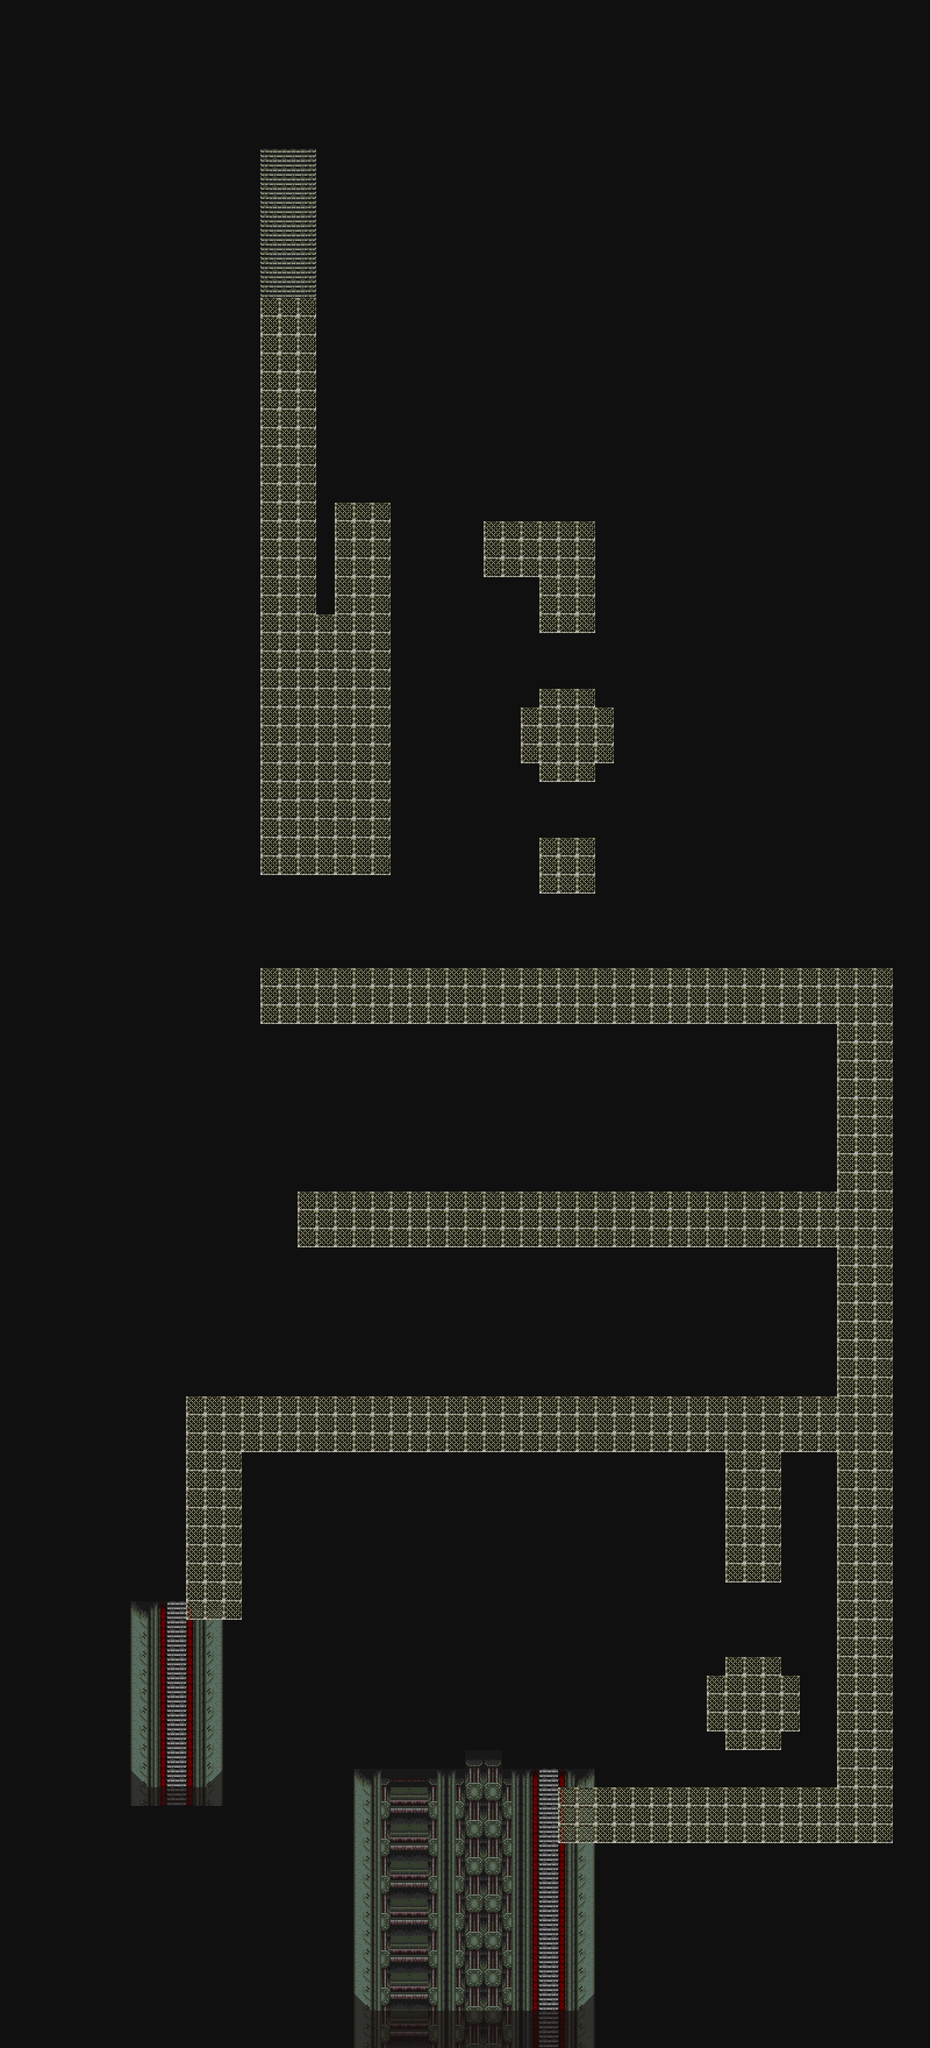

A 2D game scene composited from a Tiled map and its tileset images. What follows is a short description and the map's XML, with each tile layer's data collapsed to a summary:
An orthogonal 50x110 tile map with 32x32 px tiles, 3 tile layers (abyss, floor, deck), 2 hidden layers not drawn and 23 objects (7x NPC, 5x ExtPost, 4x Chest, 4x Swatbot, 3x SceneEdge).

<map version="1.0" tiledversion="1.1.5" orientation="orthogonal" renderorder="right-down" width="50" height="110" tilewidth="32" tileheight="32" infinite="0" nextobjectid="408">
 <properties>
  <property name="battlebg" type="file" value="../art/backgrounds/datacenter2f.png" />
  <property name="onload" type="file" value="actions/datacenter_floor2.lua" />
  <property name="regionName" value="Robotropolis" />
  <property name="sectorName" value="Data Center" />
 </properties>
 <tileset firstgid="1" source="robotropolis.tsx" />
 <layer name="abyss" width="50" height="110">
  <data>[5500 cells, 5500 non-empty, 2 distinct tile ids]</data>
 </layer>
 <layer name="floor" width="50" height="110">
  <data>[5500 cells, 265 non-empty, 28 distinct tile ids]</data>
 </layer>
 <layer name="deck" width="50" height="110">
  <data>[5500 cells, 811 non-empty, 9 distinct tile ids]</data>
 </layer>
 <objectgroup name="objects">
  <object id="1" name="Chest1" type="Chest" gid="2374" x="1280" y="2944" width="32" height="32">
   <properties>
    <property name="Vest" type="int" value="1" />
    <property name="sprite" type="file" value="../art/sprites/chest.png" />
   </properties>
  </object>
  <object id="2" name="Chest2" type="Chest" gid="2374" x="544" y="2112" width="32" height="32">
   <properties>
    <property name="CrystalWater" type="int" value="1" />
    <property name="sprite" type="file" value="../art/sprites/chest.png" />
   </properties>
  </object>
  <object id="3" name="Chest3" type="Chest" gid="2374" x="608" y="2112" width="32" height="32">
   <properties>
    <property name="CodderPin" type="int" value="2" />
    <property name="sprite" type="file" value="../art/sprites/chest.png" />
   </properties>
  </object>
  <object id="4" name="Swatbot2" type="Swatbot" gid="2374" x="928" y="2112" width="32" height="32">
   <properties>
    <property name="battle" type="file" value="../data/monsters/swatbot.lua" />
    <property name="battleOnCollide" type="bool" value="true" />
    <property name="disappearAfterBattle" type="bool" value="true" />
    <property name="patrol_left" type="int" value="8" />
    <property name="patrol_right" type="int" value="8" />
    <property name="sprite" type="file" value="../art/sprites/swatbot.png" />
   </properties>
  </object>
  <object id="5" name="Exit1" type="SceneEdge" gid="2374" x="928" y="3520" width="32" height="32">
   <properties>
    <property name="key" value="down" />
    <property name="orientation" value="up" />
    <property name="scene" type="file" value="datacenter.lua" />
    <property name="spawn_point" value="Exit1" />
   </properties>
  </object>
  <object id="6" name="Exit2" type="SceneEdge" gid="2374" x="288" y="3104" width="32" height="32">
   <properties>
    <property name="key" value="down" />
    <property name="orientation" value="up" />
    <property name="scene" type="file" value="datacenter_2.lua" />
    <property name="spawn_point" value="Exit1" />
   </properties>
  </object>
  <object id="7" name="ExtPost1" type="ExtPost" gid="37" x="1280" y="2656" width="32" height="32">
   <properties>
    <property name="sprite" type="file" value="../art/sprites/extpost.png" />
   </properties>
  </object>
  <object id="23" name="Swatbot3" type="Swatbot" gid="2374" x="928" y="2464" width="32" height="32">
   <properties>
    <property name="battle" type="file" value="../data/monsters/swatbot.lua" />
    <property name="battleOnCollide" type="bool" value="true" />
    <property name="disappearAfterBattle" type="bool" value="true" />
    <property name="patrol_left" type="int" value="18" />
    <property name="patrol_right" type="int" value="9" />
    <property name="sprite" type="file" value="../art/sprites/swatbot.png" />
   </properties>
  </object>
  <object id="45" name="Fallable1" type="NPC" gid="2374" x="320" y="2400" width="1120" height="256">
   <properties>
    <property name="fallable" type="bool" value="true" />
    <property name="ghost" type="bool" value="false" />
   </properties>
  </object>
  <object id="46" name="Fallable2" type="NPC" gid="2374" x="448" y="2048" width="992" height="288">
   <properties>
    <property name="fallable" type="bool" value="true" />
    <property name="ghost" type="bool" value="false" />
   </properties>
  </object>
  <object id="90" name="Hint1" type="NPC" gid="2374" x="1248" y="3104" width="96" height="32">
   <properties>
    <property name="ghost" type="bool" value="true" />
    <property name="specialHint" value="bunny" />
   </properties>
  </object>
  <object id="91" name="Hint2" type="NPC" gid="2374" x="1248" y="2880" width="96" height="32">
   <properties>
    <property name="ghost" type="bool" value="true" />
    <property name="specialHint" value="bunny" />
   </properties>
  </object>
  <object id="285" name="Cambot1" type="Swatbot" gid="1192" x="544" y="1248" width="32" height="32">
   <properties>
    <property name="battle" type="file" value="../data/monsters/cambot.lua" />
    <property name="battleOnCollide" type="bool" value="true" />
    <property name="disappearAfterBattle" type="bool" value="true" />
    <property name="patrol_left" type="int" value="2" />
    <property name="patrol_right" type="int" value="2" />
    <property name="sprite" type="file" value="../art/sprites/cambot.png" />
   </properties>
  </object>
  <object id="396" name="Fallable3" type="NPC" gid="2374" x="896" y="1664" width="160" height="128">
   <properties>
    <property name="fallable" type="bool" value="true" />
    <property name="ghost" type="bool" value="false" />
   </properties>
  </object>
  <object id="397" name="Swatbot1" type="Swatbot" gid="2374" x="928" y="1504" width="32" height="32">
   <properties>
    <property name="battle" type="file" value="../data/monsters/swatbot.lua" />
    <property name="battleOnCollide" type="bool" value="true" />
    <property name="disappearAfterBattle" type="bool" value="true" />
    <property name="sprite" type="file" value="../art/sprites/swatbot.png" />
   </properties>
  </object>
  <object id="398" name="ExtPost2" type="ExtPost" gid="37" x="544" y="1440" width="32" height="32">
   <properties>
    <property name="sprite" type="file" value="../art/sprites/extpost.png" />
   </properties>
  </object>
  <object id="399" name="ExtPost3" type="ExtPost" gid="37" x="480" y="1760" width="32" height="32">
   <properties>
    <property name="sprite" type="file" value="../art/sprites/extpost.png" />
   </properties>
  </object>
  <object id="400" name="Chest4" type="Chest" gid="2374" x="960" y="1280" width="32" height="32">
   <properties>
    <property name="ThickGloves" type="int" value="1" />
    <property name="sprite" type="file" value="../art/sprites/chest.png" />
   </properties>
  </object>
  <object id="401" name="ExtPost3" type="ExtPost" gid="37" x="960" y="928" width="32" height="32">
   <properties>
    <property name="sprite" type="file" value="../art/sprites/extpost.png" />
   </properties>
  </object>
  <object id="402" name="ExtPost4" type="ExtPost" gid="37" x="576" y="960" width="32" height="32">
   <properties>
    <property name="sprite" type="file" value="../art/sprites/extpost.png" />
   </properties>
  </object>
  <object id="404" name="Exit3" type="SceneEdge" gid="2374" x="448" y="288" width="32" height="32">
   <properties>
    <property name="key" value="up" />
    <property name="orientation" value="down" />
    <property name="scene" type="file" value="datacenter_f3.lua" />
    <property name="spawn_point" value="Exit1" />
   </properties>
  </object>
  </objectgroup>
 <layer name="Collision" width="50" height="110" visible="0">
  <data>[5500 cells, 820 non-empty, 2 distinct tile ids]</data>
 </layer>
 <layer name="BunnyExtCollision" width="50" height="110" visible="0">
  <data>[5500 cells, 75 non-empty, 1 distinct tile ids]</data>
 </layer>
</map>
<!-- 2 of 23 objects omitted -->
